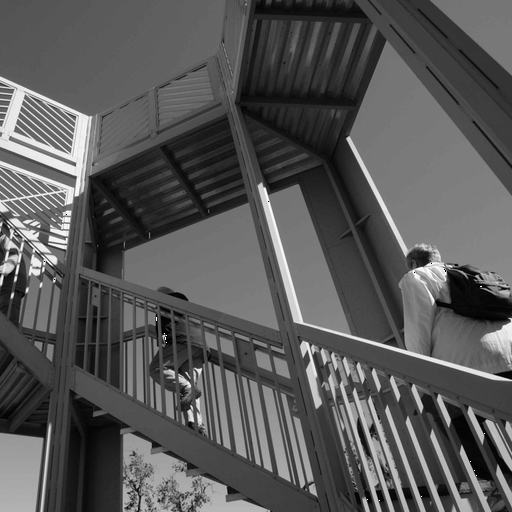
#> input picture face.png, 512 x 512 px
$ python -i piro2.py   (imports and definitions only)   (Python 2 division)   (older library calls are emulated)
#> lines starting #> are read from the running program, lines starting #| are printed output that depends on the picture
import sys
import glob, os
import numpy as np
import random
import matplotlib.pyplot as plt
import skimage.io as io
import skimage.data as data
import skimage.color as color
import skimage
from skimage import io
import ipywidgets
import skimage.filters
from skimage.filters import gaussian, sobel
from scipy import misc, ndimage
from skimage import measure
from skimage.draw import circle_perimeter
from skimage.feature import corner_harris, corner_subpix, corner_peaks, corner_fast
from skimage.morphology import disk, dilation, diamond
from skimage.transform import (hough_line, hough_line_peaks, probabilistic_hough_line)
from skimage.feature import canny
import math
from skimage import data, exposure, img_as_float

img_curve_info = []

def get_args():
  if len(sys.argv) < 3:
    print 'not enough args'
    exit(0)
  return sys.argv[1], sys.argv[2]


# [8 lines left out: function loop_on_dir, not called in this run]

def process_img(i):
#> called with i = 'face.png'
  fig, ax = plt.subplots()
  img = io.imread(i, as_grey=True)
#> img is the input picture: shape (512, 512); min 0, max 255, mean 87.5
  simg = sobel(img)
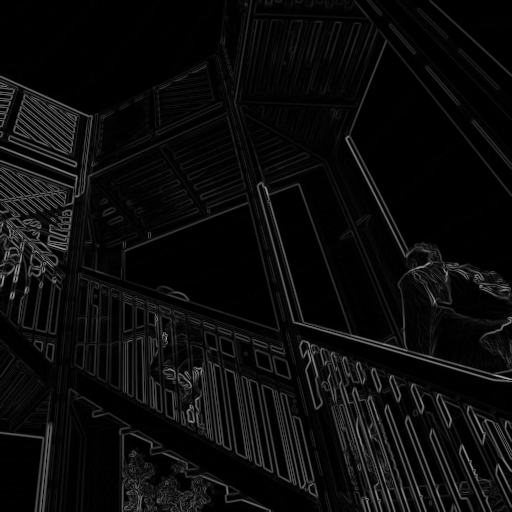
#> simg: shape (512, 512) float64; min 0, max 0.675, mean 0.0464
  gauss_img = gaussian(img, sigma=1)
  contours = measure.find_contours(gauss_img, 0.3)
#> contours = 186 point arrays, longest 2577 points
  int_contour = []
  for n, contour in enumerate(contours):
    #ax.plot(contour[:, 1], contour[:, 0], linewidth=2)
    for point in contour:
      int_contour.append((round(point[0]), round(point[1])))
#> this loop made 186 passes
#> contour on pass 58: [[275.1, 0], [275, 0.078], [274, 0.344], [273.5, 0]]
#> after the loop, int_contour = 15171 pairs, first value 0 to 511, second value 0 to 511

  int_contour = list(set(int_contour))
#> int_contour = 10912 pairs, first value 0 to 511, second value 0 to 511
  #print int_contour
  black_img = img[:]
  black_img[:] = 0
#> black_img: shape (512, 512); every value is 0
  for point in contour:
    black_img[point[0]][point[1]] = 1
#> this loop made 1 pass
#> point on pass 1: [511, 458]
  #plt.imshow(black_img, cmap=plt.cm.gray)
  #plt.show()
  black_img = dilation(black_img, diamond(1))
  #gauss_img = gaussian(img, sigma=1)
  #coords = corner_peaks(corner_harris(gauss_img), min_distance=1)
  coords = corner_peaks(corner_harris(img), min_distance=1)
  #fig, ax = plt.subplots()
  ax.imshow(img, interpolation='nearest', cmap=plt.cm.gray)
  plt.plot(coords[:, 1], coords[:, 0], '.r', markersize=5)
  #circ=plt.Circle((200,200), radius=10, color='g', fill=False)
  r = 3
  sy, sx = img.shape
  print sy, sx
  cfiltered = get_extend_coord(img.shape, sy, sx, coords) #filtrowanie najbardziej wystajacych
  tmp_perim = simg

  for c in cfiltered:
    cy, cx = c
    print " "
    print "CY CX: " + str(cy) + "  " + str(cx)
    c_perim = get_circle_perimeter(img.shape, cy, cx, 25)
    merge = []
    tmp_points = [] #lista kandydatow na punkty przecinajace sie z okregiem
    for j in range(sy):
      for i in range(sx):
        #if simg[j][i] * c_perim[j][i] > 0.3: print j, i
        if black_img[j][i] * c_perim[j][i] > 0.0:
          #print j, i
          tmp_points.append((j,i))

    #print "po kopiowaniu"
    iter_points = []
    iter_p = []
    for a in tmp_points:
      iter_points.append(a)
    #print type(iter_points)
    for i in range(len(tmp_points)):
      if tmp_points[i] not in iter_points:
        #print "punkt juz usuniety: " + str(tmp_points[i])
        continue
      #print "iteruje dla: " + str(p)
      new_point = [tmp_points[i][0], tmp_points[i][1]]
      count = 1
      for j in reversed(range(len(iter_points))):
	# [4 lines of commented-out code are left out]
        if tmp_points[i] != iter_points[j]: #nie badam dystansu sam do siebie
          if distance(tmp_points[i], iter_points[j]) <= 3: #if distance < 2 then delete
            new_point[0] += iter_points[j][0]
	    new_point[1] += iter_points[j][1]
	    count += 1
	    #print "Do usuniecia: " + str(iter_points[j])
            iter_points.remove(iter_points[j])
	    #j -= 2
	else:
	  iter_points.remove(tmp_points[i])
	    #tmp_points.remove(cmpp)
      #print "dodaje ", (round(new_point[0]/count), round(new_point[1]/count))
      iter_p.append((round(new_point[0]/count), round(new_point[1]/count)))

    print "Punkty sasiadujace"
    print len(iter_points)
    #for p in iter_points:
    #  print p
    print iter_p[0]#, iter_p[0]
    print iter_p[1]#, iter_p[1]
    angle = get_angle(c, iter_p[0], iter_p[1])
    print "ANGLE: " + str(angle)


    '''
    iter_points = []
    for a in tmp_points:
      iter_points.append(a)
    #print type(iter_points)
    for p in tmp_points:
      if p not in iter_points:
        #print "punkt juz usuniety: " + str(p)
        continue
      #print "iteruje dla: " + str(p)
      for cmpp in iter_points:
        #print p
        #print cmpp
        if p != cmpp: #nie badam dystansu sam do siebie
          if distance(p, cmpp) <= 3: #if distance < 2 then delete
            #print "Do usuniecia: " + str(cmpp)
            iter_points.remove(cmpp)

    print "Punkty sasiadujace"
    #for p in iter_points:
    #  print p
    print iter_points[0]
    print iter_points[1]
    angle = get_angle(c, iter_points[0], iter_points[1])
    print "ANGLE: " + str(angle)
    '''

    #merge = [c_perim == simg]
    #tmp = simg + c_perim
    tmp_perim += c_perim
  plt.imshow(tmp_perim, cmap=plt.get_cmap('gray'))
    # [24 lines of commented-out code are left out]
  plt.show()

def distance(p0, p1):
  return math.sqrt((p0[0] - p1[0])**2 + (p0[1] - p1[1])**2)

# [75 lines left out: functions get_extend_coord, get_circle_perimeter, get_angle, not called in this run]

def rotate_by_points(start, end):
  angle = int(math.atan((start[0]-start[1])/(end[0]-end[1]))*180/math.pi)

# [12 lines left out: functions plt_to_array, histogram, not called in this run]

directory, img_count = get_args()
# [2 lines not run here, left out]

# [10 lines of commented-out code are left out]

#> (the run stopped early here; a loop or call above may not have finished)
